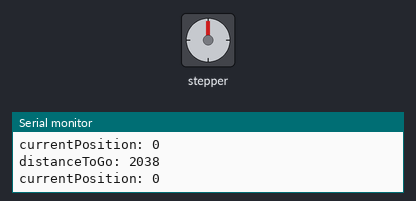
Recording of a sketch running on a simulated Arduino Uno, built with avr-gcc and run on an emulated ATmega328P. Parts: stepper motor, the last lines printed to the serial monitor. Stepper angles assume 2048 steps per turn.

Above: at 0.05 s.
At 9.85 s:
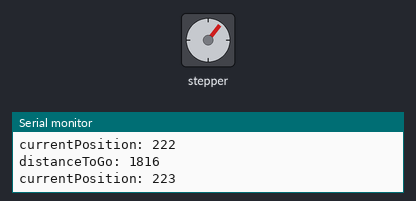
At 19.55 s:
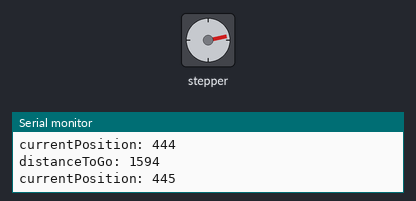
At 39.18 s:
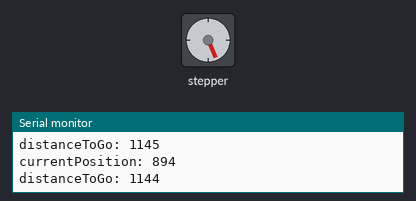
Timing chart, 0 to 40.0 s (numbered marks = the images above):
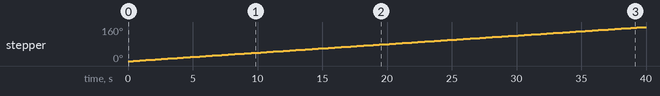

The sketch:

step_motor_with_accel_steper_library.ino
```cpp
// Include the AccelStepper Library
#include <AccelStepper.h>

// Define step constant
#define MotorInterfaceType 4

// Creates an instance
// Pins entered in sequence IN1-IN3-IN2-IN4 for proper step sequence
AccelStepper myStepper(MotorInterfaceType, 8, 10, 9, 11);

void setup() {
  Serial.begin(9600);
  // set the maximum speed, acceleration factor,
	// initial speed and the target position
	myStepper.setMaxSpeed(1000.0);
	myStepper.setAcceleration(100.0);
	myStepper.setSpeed(200);
	myStepper.moveTo(2038);
}

void loop() {
  // Change direction once the motor reaches target position
  Serial.print("currentPosition: ");
  Serial.println(myStepper.currentPosition());
  Serial.print("distanceToGo: ");
  Serial.println(myStepper.distanceToGo());

	if (myStepper.distanceToGo() == 0)
		myStepper.moveTo(-myStepper.currentPosition());

	// Move the motor one step
	myStepper.run();

}
```

Measured:
- by itself, stepper: keeps turning clockwise at about 4°/s
